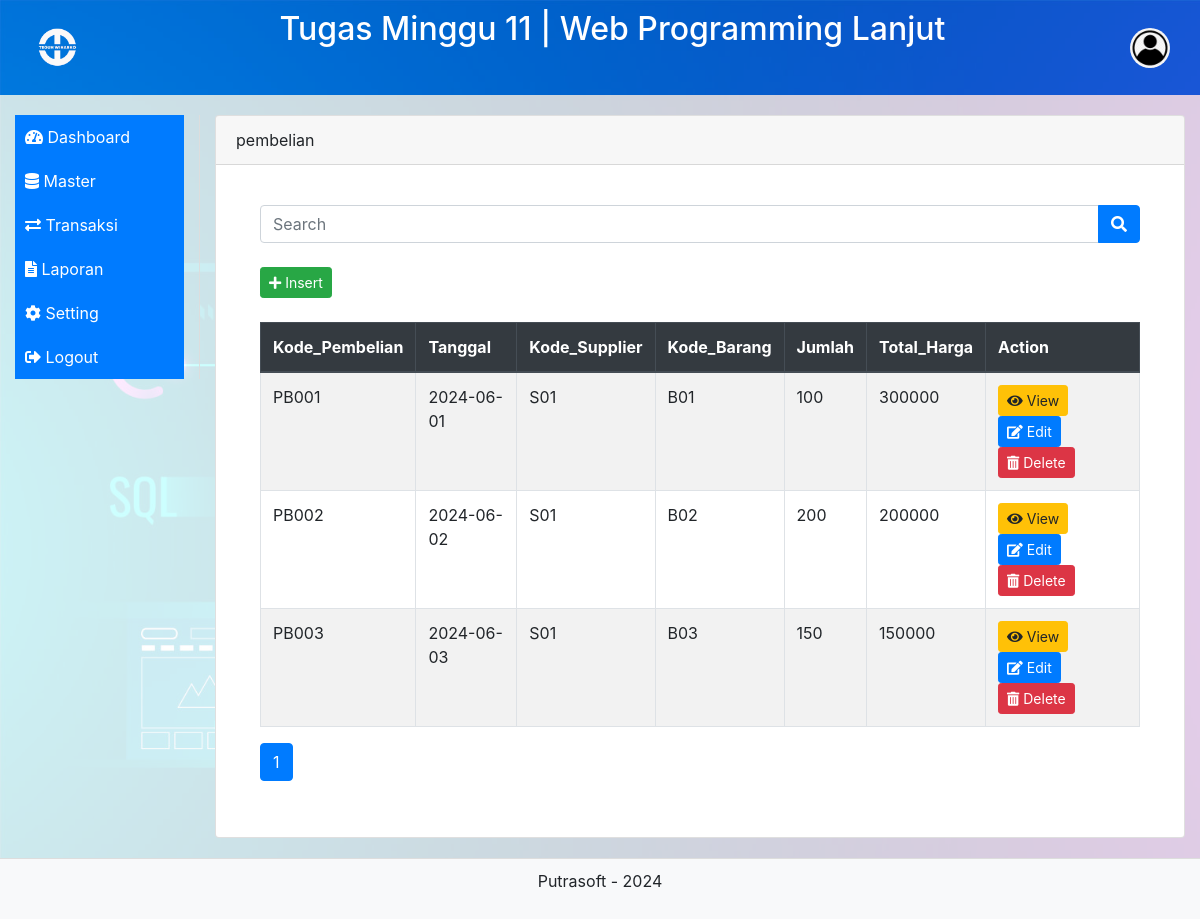
Screenshot of /list.php?table=pembelian with the database file from the repository.
### tables this page shows
CREATE TABLE IF NOT EXISTS `pembelian` (
  `Kode_Pembelian` varchar(100) NOT NULL,
  `Tanggal` date NOT NULL,
  `Kode_Supplier` varchar(100) NOT NULL,
  `Kode_Barang` varchar(10) NOT NULL,
  `Jumlah` int(11) NOT NULL,
  `Total_Harga` decimal(10,0) NOT NULL,
  PRIMARY KEY (`Kode_Pembelian`)
);

### list.php (the view, shortened to what this page needs)
<?php include("header.php"); ?>
<div class="container-fluid">
    <div class="row">
        <nav class="col-md-2 sidebar">
            <?php include("menu.php"); ?>
        </nav>
        <main class="col-md-10 content">
            <div class="card">
                <div class="card-header">
                    <?php echo htmlspecialchars($_GET["table"]); ?>
                </div>
                <div class="card-body">
                    <main role="main" class="col-md-9 ml-sm-auto col-lg-12 px-4 content">
                        <form method="post" class="mb-4">
                            <div class="input-group">
                                <input type="text" id="search" name="search" class="form-control" placeholder="Search" value="<?php echo isset($_POST['search']) ? htmlspecialchars($_POST['search']) : ''; ?>">
                                <div class="input-group-append">
                                    <button type="submit" class="btn btn-primary"><i class="fas fa-search"></i></button>
                                </div>
                            </div>
                        </form>
                        <button class="btn btn-success btn-sm" data-toggle="modal" data-target="#insertModal"><i class="fas fa-plus"></i>&nbsp;Insert</button>
                        <br><br>
                        <?php
                        require 'db.php';
                        $table_name = htmlspecialchars($_GET["table"]);
                        $stmt = $conn->query("SHOW COLUMNS FROM $table_name");
                        $columns = $stmt->fetchAll(PDO::FETCH_ASSOC);
                        $primaryKey = null;
                        foreach ($columns as $column) {
                            if ($column['Key'] === 'PRI') {
                                $primaryKey = $column['Field'];
                            }
                        }
                        $search = isset($_POST['search']) ? $_POST['search'] : '';
                        $page = isset($_POST['page']) ? (int)$_POST['page'] : 1;
                        $records_per_page = 10;
                        $offset = ($page - 1) * $records_per_page;
                        if (preg_match('/^[a-zA-Z0-9_]+$/', $table_name)) {
                            try {
                                $stmt = $conn->query("SHOW COLUMNS FROM $table_name");
                                $columns = $stmt->fetchAll(PDO::FETCH_COLUMN);
                                if ($columns) {
                                    $searchQuery = "";
                                    $totalStmt = $conn->prepare("SELECT COUNT(*) FROM $table_name $searchQuery");
                                    if ($search) {
                                        $totalStmt->execute(['search' => "%$search%"]);
                                    } else {
                                        $totalStmt->execute();
                                    }
                                    $total_rows = $totalStmt->fetchColumn();
                                    $stmt = $conn->prepare("SELECT * FROM $table_name $searchQuery LIMIT :limit OFFSET :offset");
                                    $stmt->bindValue(':limit', $records_per_page, PDO::PARAM_INT);
                                    $stmt->bindValue(':offset', $offset, PDO::PARAM_INT);
                                    $stmt->execute();
                                    $rows = $stmt->fetchAll(PDO::FETCH_ASSOC);
                                    if ($rows) {
                                        echo '<div class="table-responsive">';
                                        echo '<table class="table table-bordered table-striped">';
                                        echo '<thead class="thead-dark">';
                                        echo '<tr>';
                                        foreach (array_keys($rows[0]) as $column_name) {
                                            echo "<th scope='col'>$column_name</th>";
                                        }
                                        echo '<th scope="col">Action</th>';
                                        echo '</tr>';
                                        echo '</thead>';
                                        echo '<tbody>';
                                        foreach ($rows as $row) {
                                            $row_json = htmlspecialchars(json_encode($row));
                                            echo '<tr>';
                                            foreach ($row as $cell) {
                                                echo "<td>$cell</td>";
                                            }
                                            echo '<td>
                                                <button class="btn btn-sm btn-warning" data-toggle="modal" data-target="#viewModal" data-row="' . $row_json . '"><i class="fas fa-eye"></i>&nbsp;View</button>
                                                <button class="btn btn-sm btn-primary" data-toggle="modal" data-target="#editModal" data-row="' . $row_json . '"><i class="fas fa-edit"></i>&nbsp;Edit</button>
                                                <a href="delete.php?table=' . htmlspecialchars($table_name) . '&id=' . $row[$primaryKey] . '" class="btn btn-sm btn-danger" onclick="return confirm(\'Apakah Anda yakin ingin menghapus data ini?\');"><i class="fas fa-trash-alt"></i>&nbsp;Delete</a>
                                            </td>';
                                            echo '</tr>';
                                        }
                                        echo '</tbody>';
                                        echo '</table>';
                                        echo '</div>';
                                        $total_pages = ceil($total_rows / $records_per_page);
                                        echo '<nav>';
                                        echo '<ul class="pagination">';
                                        for ($i = 1; $i <= $total_pages; $i++) {
                                            $active = $i == $page ? 'active' : '';
                                            echo "<li class='page-item $active'><form method='post' style='display:inline;'><input type='hidden' name='table_name' value='" . htmlspecialchars($table_name) . "'><input type='hidden' name='search' value='" . htmlspecialchars($search) . "'><button type='submit' name='page' value='$i' class='page-link'>$i</button></form></li>";
                                        }
                                        echo '</ul>';
                                        echo '</nav>';
                                    } else {
                                        echo '<div class="alert alert-warning">No data found in the table.</div>';
                                    }
                                } else {
                                    echo '<div class="alert alert-danger">Invalid table name.</div>';
                                }
                            } catch (PDOException $e) {
                                echo '<div class="alert alert-danger">Error: ' . $e->getMessage() . '</div>';
                            }
                        } else {
                            echo '<div class="alert alert-danger">Invalid table name.</div>';
                        }
                        ?>
                    </main>
                </div>
            </div>
        </main>
    </div>
</div>
<?php include("footer.php"); ?>

### header.php (style rules this page uses)
body { display: flex; flex-direction: column; min-height: 100vh; background-image: url('assets/img/background.jpg'); background-size: cover; background-repeat: no-repeat; background-attachment: fixed; }
.container-fluid { flex: 1; background-color: rgba(255, 255, 255, 0.8); }
.sidebar { height: 100%; border-right: 1px solid #ddd; padding-right: 10px; margin-top: 20px; }
.content { padding: 20px; }

### rows the page displays
pembelian: Kode_Pembelian "PB001", Tanggal "2024-06-01", Kode_Supplier "S01", Kode_Barang "B01", Jumlah "100", Total_Harga "300000"
pembelian: Kode_Pembelian "PB002", Tanggal "2024-06-02", Kode_Supplier "S01", Kode_Barang "B02", Jumlah "200", Total_Harga "200000"
pembelian: Kode_Pembelian "PB003", Tanggal "2024-06-03", Kode_Supplier "S01", Kode_Barang "B03", Jumlah "150", Total_Harga "150000"

### other values shown
$title "Tugas Minggu 11 | Web Programming Lanjut"
$_GET["table"] "pembelian"
$column_name "Kode_Pembelian"
$column_name "Tanggal"
$column_name "Kode_Supplier"
$column_name "Kode_Barang"
$column_name "Jumlah"
$column_name "Total_Harga"
